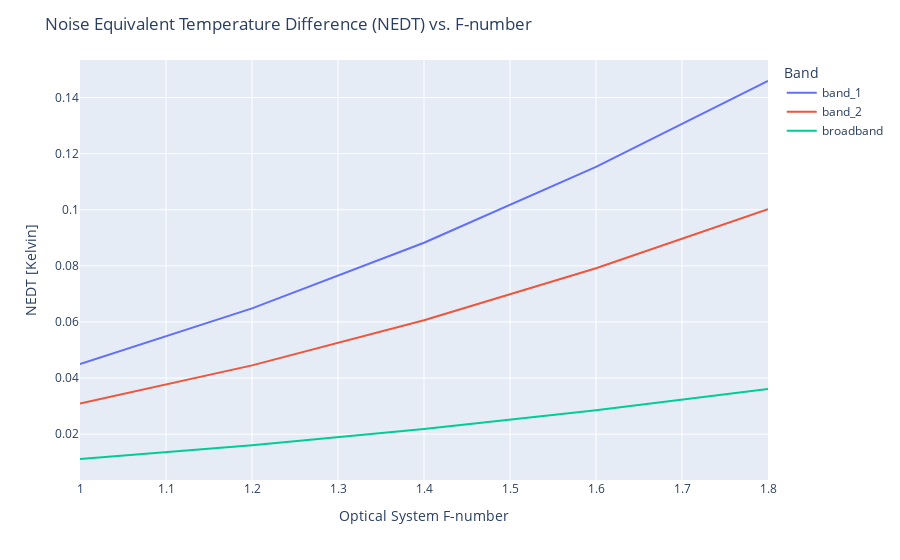

Notebook code for this chart:
### Code cell
px.line(NEDT_df, x='f_no', y=['band_1', 'band_2', 'broadband']).update_layout(
    title_text = "Noise Equivalent Temperature Difference (NEDT) vs. F-number",
    xaxis_title = "Optical System F-number",
    yaxis_title = "NEDT [Kelvin]",
    legend_title = "Band",
)

### Figure 1 — Plotly figure (JSON) as saved in the notebook; plotly's stock layout.template omitted (floating-point values rounded to 4 significant figures)
{"data": [{"hovertemplate": "variable=band_1<br>f_no=%{x}<br>value=%{y}<extra></extra>", "legendgroup": "band_1", "line": {"color": "#636efa", "dash": "solid"}, "mode": "lines", "name": "band_1", "orientation": "v", "showlegend": true, "type": "scatter", "x": [1, 1.2, 1.4, 1.6, 1.8], "xaxis": "x", "y": [0.04503, 0.06484, 0.08825, 0.1153, 0.1459], "yaxis": "y"}, {"hovertemplate": "variable=band_2<br>f_no=%{x}<br>value=%{y}<extra></extra>", "legendgroup": "band_2", "line": {"color": "#EF553B", "dash": "solid"}, "mode": "lines", "name": "band_2", "orientation": "v", "showlegend": true, "type": "scatter", "x": [1, 1.2, 1.4, 1.6, 1.8], "xaxis": "x", "y": [0.03091, 0.04451, 0.06059, 0.07914, 0.1002], "yaxis": "y"}, {"hovertemplate": "variable=broadband<br>f_no=%{x}<br>value=%{y}<extra></extra>", "legendgroup": "broadband", "line": {"color": "#00cc96", "dash": "solid"}, "mode": "lines", "name": "broadband", "orientation": "v", "showlegend": true, "type": "scatter", "x": [1, 1.2, 1.4, 1.6, 1.8], "xaxis": "x", "y": [0.01115, 0.01606, 0.02186, 0.02855, 0.03614], "yaxis": "y"}], "layout": {"legend": {"title": {"text": "Band"}, "tracegroupgap": 0}, "margin": {"t": 60}, "title": {"text": "Noise Equivalent Temperature Difference (NEDT) vs. F-number"}, "xaxis": {"anchor": "y", "domain": [0, 1], "title": {"text": "Optical System F-number"}}, "yaxis": {"anchor": "x", "domain": [0, 1], "title": {"text": "NEDT [Kelvin]"}}}}
